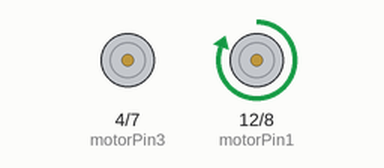
Simulated run of this sketch. Board: Arduino Uno, built with avr-gcc and run on an emulated ATmega328P. Parts: motor-driver pin pairs drawn as motors (green arrow = first pin HIGH = forward, orange = second pin HIGH = backward, longer = more drive).

Above: at 0.1 s.
At 2.1 s:
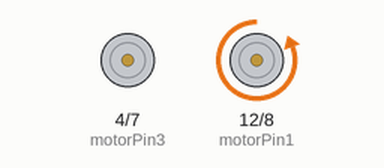
At 4.1 s:
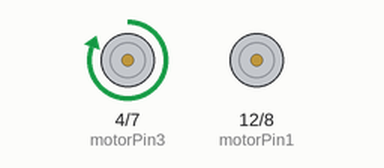
At 8.1 s:
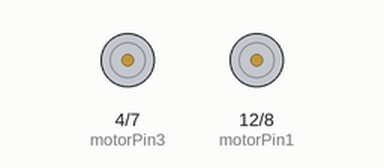
Timing chart, 0 to 9.6 s (numbered marks = the images above):
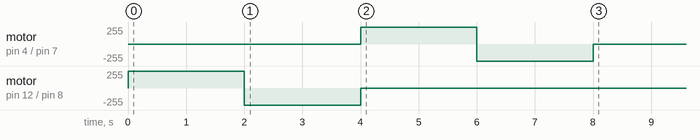

The sketch:

ArduKit_Dc_Motor.ino
```cpp
/*by VIPREKIT
 *
 * Kit üzerinde bulunan motor sürücü ile
 * dc motor testi gerçekleştirilmiştir.
 * Kıt üzerinde motor pinleri aşağıda belirtilmiştir.
 *
 *
 * www.viprekit.com
 */

const int motorPin1  = 12;
const int motorPin2  = 8;

const int motorPin3  = 4;
const int motorPin4  = 7;

void setup(){

    pinMode(motorPin1, OUTPUT);
    pinMode(motorPin2, OUTPUT);
    pinMode(motorPin3, OUTPUT);
    pinMode(motorPin4, OUTPUT);

    digitalWrite(motorPin1, HIGH);
    digitalWrite(motorPin2, LOW);
    digitalWrite(motorPin3, LOW);
    digitalWrite(motorPin4, LOW);
    delay(2000);

    digitalWrite(motorPin1, LOW);
    digitalWrite(motorPin2, HIGH);
    digitalWrite(motorPin3, LOW);
    digitalWrite(motorPin4, LOW);
    delay(2000);


    digitalWrite(motorPin1, LOW);
    digitalWrite(motorPin2, LOW);
    digitalWrite(motorPin3, HIGH);
    digitalWrite(motorPin4, LOW);
    delay(2000);

    digitalWrite(motorPin1, LOW);
    digitalWrite(motorPin2, LOW);
    digitalWrite(motorPin3, LOW);
    digitalWrite(motorPin4, HIGH);
    delay(2000);

    digitalWrite(motorPin1, LOW);
    digitalWrite(motorPin2, LOW);
    digitalWrite(motorPin3, LOW);
    digitalWrite(motorPin4, LOW);
}
void loop(){

}
```
